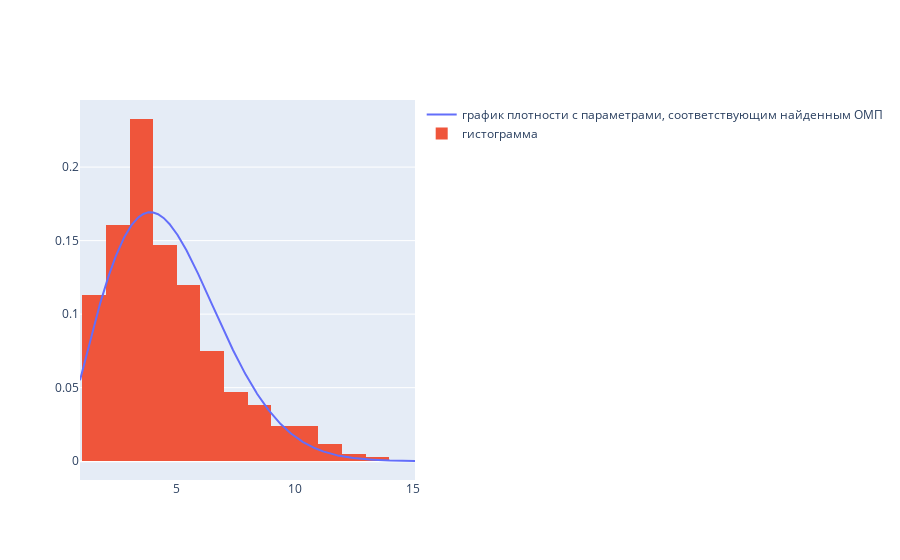

Notebook cell for this chart:
### Markdown cell above
Нарисуйте график плотности с параметрами, соответствующим найденным ОМП, а так же нанесите на график гистограмму.

### Code cell
fig = go.Figure()
t = np.arange(np.min(data_weather) - 1, np.max(data_weather) + 1, 0.01)
fig.add_trace(go.Scatter(x=t, y=sps.weibull_min(c=result_k, scale=result_lambda).pdf(t), 
                         name='график плотности с параметрами, соответствующим найденным ОМП'))
fig.add_trace(go.Histogram(x=data_weather, nbinsx=20, histnorm='probability', name='гистограмма'))
fig.show()
pof.plot(fig, filename=f'hist_and_density.html', auto_open=False)

### Figure 1 — Plotly figure (JSON) as saved in the notebook; plotly's stock layout.template omitted (floating-point values rounded to 4 significant figures; data arrays with more than 128 entries replaced by an {"elided": "..."} marker saying what was removed)
{"data": [{"name": "график плотности с параметрами, соответствующим найденным ОМП", "type": "scatter", "x": {"elided": "1420 float values"}, "y": {"elided": "1420 float values"}}, {"histnorm": "probability", "name": "гистограмма", "nbinsx": 20, "type": "histogram", "x": {"elided": "2372 float values"}}], "layout": {}}
